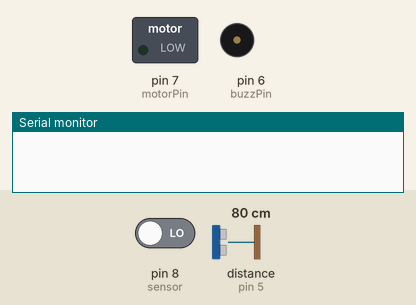
A sketch run on a simulated Arduino Uno, built with avr-gcc and run on an emulated ATmega328P. On the bench: switched loads named in the sketch (green lamp = pin HIGH), buzzer (waves = sounding, pin HIGH), the last lines printed to the serial monitor. Wiring (inferred from the names in the program): ultrasonic range finder: trigger pin 4; echo pin 5. The inputs (shaded band) are chosen by the test bench; at power-on: pin 8 (sensor) LOW, distance to the obstacle (sensor on pin 5) 80 cm. The echo pulse lasts 58.3 µs per cm; pins used as bus, display or sensor lines are not drawn.

Above: at 1.2 s.
1.3 s: pin 8 (sensor) driven HIGH
At 2.5 s:
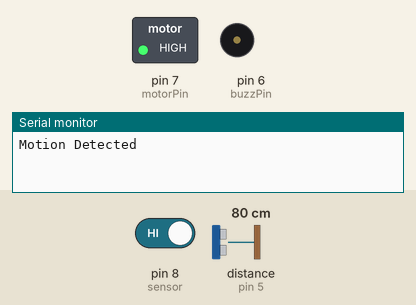
2.8 s: distance to the obstacle (sensor on pin 5) set to 74 cm
4.3 s: distance to the obstacle (sensor on pin 5) set to 66 cm
At 5.4 s:
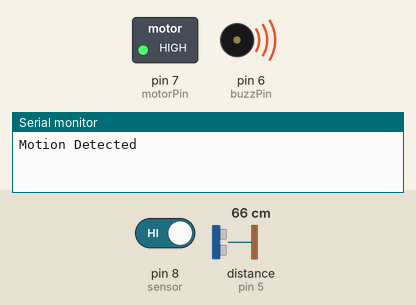
5.9 s: pin 8 (sensor) driven LOW
At 8.0 s:
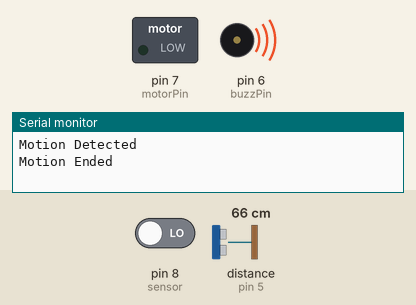
Timing chart, 0 to 9.5 s (numbered marks = the images above; inputs shaded):
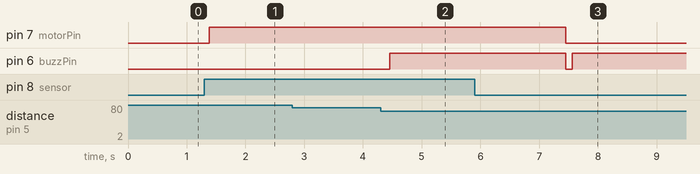

Measured:
- the behaviour switches between 71 and 70 cm on distance to the obstacle (sensor on pin 5) (found by bisection; images 1 and 2)
- after the input at 1.3 s, pin 7 (motorPin): LOW → HIGH after 0.08 s
- after the input at 2.8 s, every drawn part: stays the same
- after the input at 4.3 s, pin 6 (buzzPin): LOW → HIGH after 0.15 s
- after the input at 5.9 s, pin 7 (motorPin): HIGH → LOW after 1.6 s

The sketch:

objecct_detection_with_cmnt.ino
```cpp
// Define pins for ultrasonic and buzzer
int const trigPin = 4; // Trigger pin for ultrasonic sensor
int const echoPin = 5; // Echo pin for ultrasonic sensor
int const buzzPin = 6; // Pin for the buzzer
int duration; // Variable to store the duration of the ultrasonic signal
int distance; // Variable to store the distance measured by the ultrasonic sensor

//PIR Sensor
int motorPin = 7; // Pin to control the motor
int sensor = 8; // Pin for the PIR sensor
int state = LOW; // Variable to store the current state of the PIR sensor (HIGH if motion is detected, LOW otherwise)
int value = 0; // Variable to store the value read from the PIR sensor
//int led = 13; //Led pin no
//int buttonpin=12;

// Setup function - runs once when the Arduino is powered on or reset
void setup()
{
    // Start serial communication with a baud rate of 9600
    Serial.begin(9600);

    // Set the trigger pin as an output and the echo pin as an input
    pinMode(trigPin, OUTPUT);
    pinMode(echoPin, INPUT);

    // Set the buzzer pin as an output
    pinMode(buzzPin, OUTPUT);

    // Set the motor pin as an output and the PIR sensor pin as an input
    pinMode(motorPin, OUTPUT);
    pinMode(sensor, INPUT);
}


void loop()
{
    // Send a pulse to the ultrasonic sensor
    digitalWrite(trigPin, HIGH);
    delay(1);
    digitalWrite(trigPin, LOW);

    // Measure the duration of the echo and calculate distance
    duration = pulseIn(echoPin, HIGH, 30000); // waits for the pin to go HIGH, measures duration, and returns the duration in microseconds
    distance = (duration / 2) / 29.1; // divide the duration by 2 to account for the time it takes for the sound wave to travel to the object and back, and then divide by 29.1 to convert microseconds to centimeters

    //Serial.print("Distance1: ");
    //Serial.println(distance);
    delay(100); // wait for 100ms before continuing

    // If the distance is within 70cm and greater than 0cm, turn on the buzzer and flash it three times
    if (distance <= 70 && distance > 0) {
        digitalWrite(buzzPin, HIGH);
        delay(1000);
        digitalWrite(buzzPin, LOW);
        digitalWrite(buzzPin, HIGH);
        delay(1000);
        digitalWrite(buzzPin, LOW);
        digitalWrite(buzzPin, HIGH);
        delay(1000);
        digitalWrite(buzzPin, LOW);
    }
    // If the distance is greater than 70cm or less than or equal to 0cm, turn off the buzzer
    else {
        digitalWrite(buzzPin, LOW);
    }

    // Read the state of the PIR sensor
    value = digitalRead(sensor);

    // If motion is detected, turn on the motor and print a message to the serial monitor
    if (value == HIGH) {
        digitalWrite(motorPin, HIGH);
        if (state == LOW) {
            Serial.println("Motion Detected ");
            state = HIGH;
        }
    }
    // If motion is not detected, turn off the motor and print a message to the serial monitor
    else {
        digitalWrite(motorPin, LOW);
        if(state == HIGH){
            Serial.println("Motion Ended ");
            state = LOW;
        }
    }
}
```
